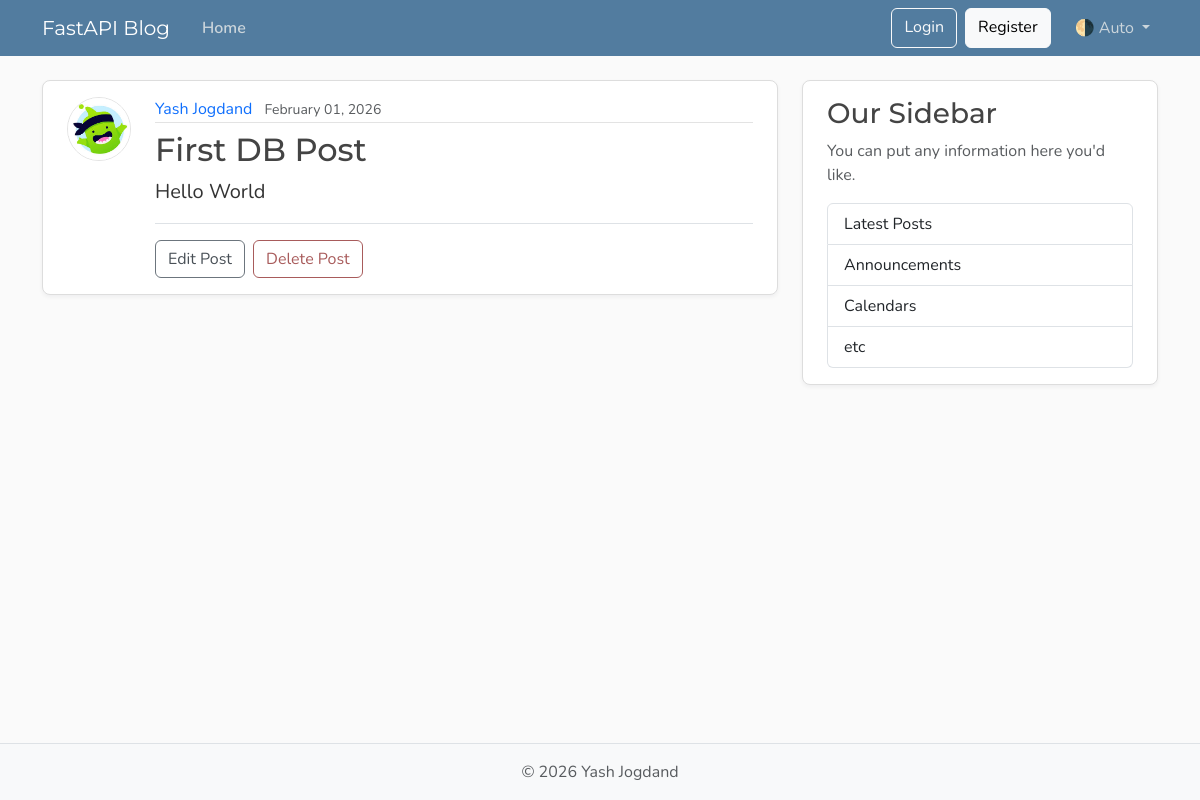
Before: /posts/1 with the older database file.
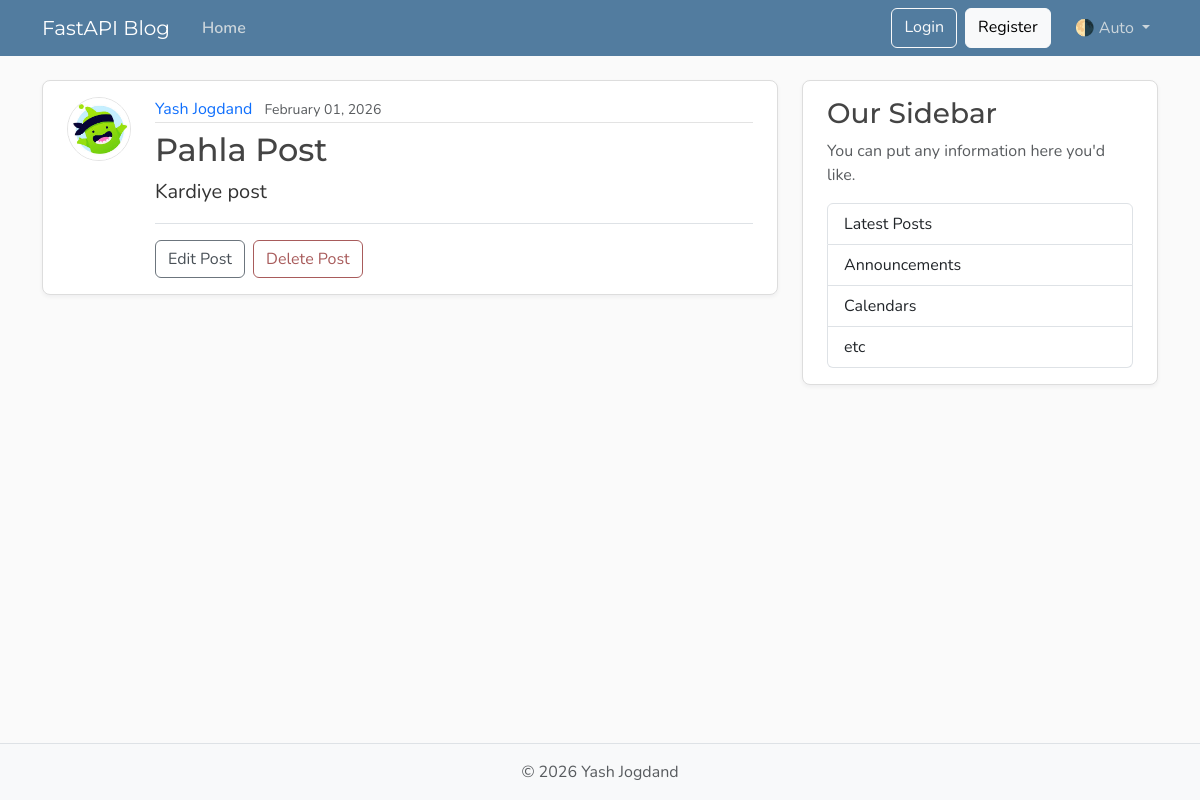
After: the same page with the newer database file.
### models.py (models this page shows)
class Post(Base):
    __tablename__ = "posts"
    id: Mapped[int] = mapped_column(Integer, primary_key=True, index=True)
    title: Mapped[str] = mapped_column(String(100), nullable=False)
    content: Mapped[str] = mapped_column(Text, nullable=False)
    user_id: Mapped[int] = mapped_column(
        ForeignKey("users.id"),
        nullable=False,
        index=True,
    )
    date_posted: Mapped[datetime] = mapped_column(
        DateTime(timezone=True),
        default=lambda: datetime.now(UTC),
    )
    author: Mapped[User] = relationship(back_populates="posts")

### main.py (the view)
@app.get("/posts/{post_id}", include_in_schema=False)
def post_page(request: Request, post_id: int, db: Annotated[Session, Depends(get_db)]):
    result = db.execute(select(models.Post).where(models.Post.id == post_id))
    post = result.scalars().first()
    if post:
        title = post.title[:50]
        return templates.TemplateResponse(
            request,
            "post.html",
            {"post": post, "title": title},
        )
    raise HTTPException(status_code=status.HTTP_404_NOT_FOUND, detail="Post not found")

### templates/post.html (shortened to what this page needs)
{% extends "layout.html" %}
{% block content %}
  <article class="content-section py-3 px-4 mb-4">
    <div class="d-flex align-items-start gap-4">
      <img class="rounded-circle article-img flex-shrink-0"
           src="{{ url_for('static', path='profile_pics/download.jpg') }}"
           alt="{{ post.author.username }}'s profile picture"
           width="64"
           height="64"
           loading="lazy">
      <div class="flex-grow-1">
        <div class="article-metadata mb-2">
          <a class="me-2" href="{{ url_for("user_posts_page", user_id=post.author.id) }}">{{ post.author.username }}</a>
          <small class="text-body-secondary">{{ post.date_posted.strftime('%B %d, %Y') }}</small>
        </div>
        <h2 class="article-title">{{ post.title }}</h2>
        <p class="article-content">{{ post.content }}</p>
        <div class="post-actions mt-3 pt-3 border-top">
          <a class="btn btn-outline-secondary me-1" href="#">Edit Post</a>
          <button type="button"
                  class="btn btn-outline-danger"
                  data-bs-toggle="modal"
                  data-bs-target="#deleteModal">Delete Post</button>
        </div>
      </div>
    </div>
  </article>
{% endblock content %}

Changed rows visible on the page:
changed Post: title "First DB Post" → "Pahla Post"; content "Hello World" → "Kardiye post"
